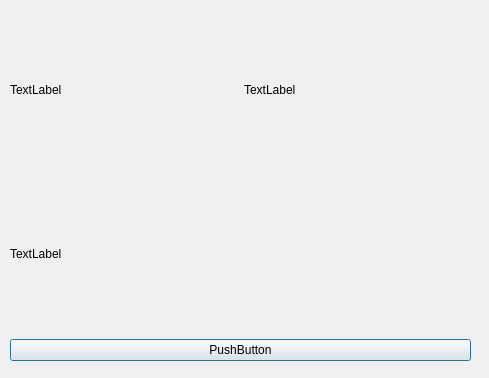
<?xml version="1.0" encoding="UTF-8"?>
<ui version="4.0">
 <class>Dialog</class>
 <widget class="QDialog" name="Dialog">
  <property name="geometry">
   <rect>
    <x>0</x>
    <y>0</y>
    <width>489</width>
    <height>378</height>
   </rect>
  </property>
  <property name="windowTitle">
   <string>Dialog</string>
  </property>
  <widget class="QWidget" name="verticalLayoutWidget">
   <property name="geometry">
    <rect>
     <x>10</x>
     <y>10</y>
     <width>461</width>
     <height>351</height>
    </rect>
   </property>
   <layout class="QVBoxLayout" name="verticalLayout">
    <item>
     <layout class="QHBoxLayout" name="horizontalLayout">
      <item>
       <widget class="QLabel" name="label">
        <property name="text">
         <string>TextLabel</string>
        </property>
       </widget>
      </item>
      <item>
       <widget class="QLabel" name="label_2">
        <property name="text">
         <string>TextLabel</string>
        </property>
       </widget>
      </item>
     </layout>
    </item>
    <item>
     <widget class="QLabel" name="label_3">
      <property name="text">
       <string>TextLabel</string>
      </property>
     </widget>
    </item>
    <item>
     <widget class="QPushButton" name="pushButton">
      <property name="text">
       <string>PushButton</string>
      </property>
     </widget>
    </item>
   </layout>
  </widget>
 </widget>
 <resources/>
 <connections/>
</ui>
